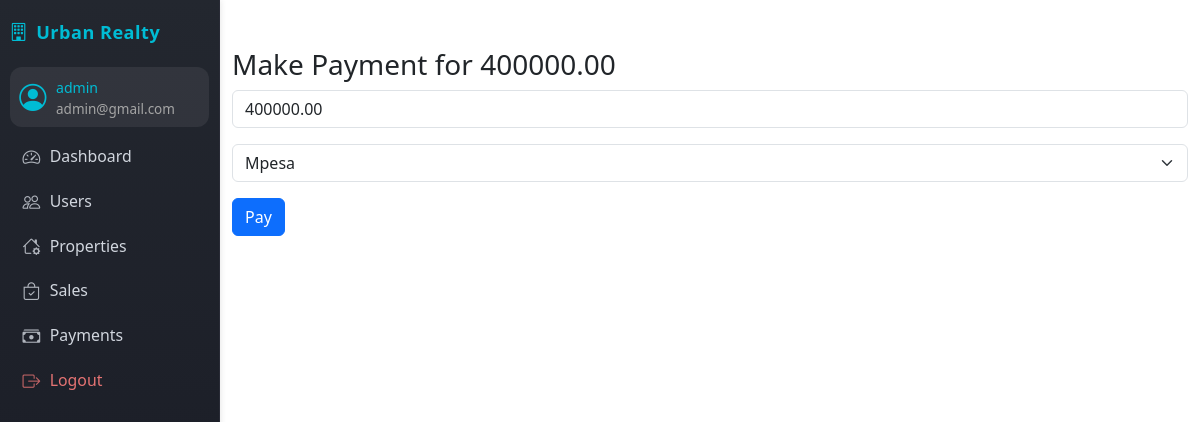
The app's page /payments/make_payment.php?sale_id=1 (signed in) with its own data.
### tables this page shows
CREATE TABLE `users` (
  `id` int(11) NOT NULL AUTO_INCREMENT,
  `username` varchar(100) DEFAULT NULL,
  `password` varchar(255) DEFAULT NULL,
  `email` varchar(100) DEFAULT NULL,
  `role` enum('admin','agent','client') DEFAULT NULL,
  `created_at` datetime DEFAULT current_timestamp(),
  PRIMARY KEY (`id`),
  UNIQUE KEY `username` (`username`),
  UNIQUE KEY `email` (`email`)
);

CREATE TABLE `sales` (
  `id` int(11) NOT NULL AUTO_INCREMENT,
  `property_id` int(11) DEFAULT NULL,
  `client_id` int(11) DEFAULT NULL,
  `agent_id` int(11) DEFAULT NULL,
  `sale_price` decimal(12,2) DEFAULT NULL,
  `sale_date` datetime DEFAULT current_timestamp(),
  PRIMARY KEY (`id`),
  KEY `property_id` (`property_id`),
  KEY `client_id` (`client_id`),
  KEY `agent_id` (`agent_id`),
  CONSTRAINT `sales_ibfk_1` FOREIGN KEY (`property_id`) REFERENCES `properties` (`id`),
  CONSTRAINT `sales_ibfk_2` FOREIGN KEY (`client_id`) REFERENCES `users` (`id`),
  CONSTRAINT `sales_ibfk_3` FOREIGN KEY (`agent_id`) REFERENCES `users` (`id`)
);

### payments/make_payment.php (the view, shortened to what this page needs)
<?php require_once('../includes/auth.php'); require_once('../includes/db.php');
$sale_id=intval($_GET['sale_id']);
$sale=$conn->query("SELECT * FROM sales WHERE id=$sale_id")->fetch_assoc();
?>
<!DOCTYPE html>
<html><head><title>Make Payment</title><link rel="stylesheet" href="../assets/css/bootstrap.min.css"></head>
<body>
    <?php include('../includes/sidebar.php'); ?>
<div class="container mt-5">
    <h3>Make Payment for <?=$sale['sale_price']?></h3>
    <form method="post">
        <div class="mb-3"><input name="amount" class="form-control" value="<?=$sale['sale_price']?>" required></div>
        <div class="mb-3">
            <select name="method" class="form-select">
                <option value="Mpesa">Mpesa</option>
            </select>
        </div>
        <button class="btn btn-primary">Pay</button>
    </form>
</div></body></html>

### includes/sidebar.php (shortened to what this page needs)
<?php
$role = $_SESSION['role'];
$user_id = $_SESSION['user_id'] ?? null;
$user_name = '';
$user_email = '';
if ($user_id) {
    $user_res = $conn->query("SELECT username,email FROM users WHERE id=$user_id");
    if ($user_res && $user_res->num_rows) {
        $u = $user_res->fetch_assoc();
        $user_name = htmlspecialchars($u['username']);
        $user_email = htmlspecialchars($u['email']);
    }
}
?>
<head>
    <link rel="stylesheet" href="https://cdn.jsdelivr.net/npm/bootstrap-icons@1.11.3/font/bootstrap-icons.min.css">
</head>
<nav class="sidebar">
    <div class="sidebar-brand">
        <i class="bi bi-building"></i> Urban Realty
    </div>
    <div class="user-mini-profile mb-2">
        <i class="bi bi-person-circle"></i>
        <div class="user-details">
            <span><?= $user_name ?: ucfirst($role) ?></span>
            <small style="color:#a5a5a5;font-size:0.95em;"><?= $user_email ?></small>
        </div>
    </div>
    <ul class="nav flex-column">
        <?php if($role=='admin'): ?>
            <li><a href="../dashboards/admin_dashboard.php" class="nav-link <?=strpos($_SERVER['PHP_SELF'],'admin_analytics.php')!==false?'active':''?>"><i class="bi bi-speedometer2"></i> Dashboard</a></li>
            <li><a href="../users/manage_users.php" class="nav-link <?=strpos($_SERVER['PHP_SELF'],'manage_users.php')!==false?'active':''?>"><i class="bi bi-people"></i> Users</a></li>
            <li><a href="../properties/manage_properties.php" class="nav-link <?=strpos($_SERVER['PHP_SELF'],'manage_properties.php')!==false?'active':''?>"><i class="bi bi-house-gear"></i> Properties</a></li>
            <li><a href="../sales/view_sales.php" class="nav-link <?=strpos($_SERVER['PHP_SELF'],'view_sales.php')!==false?'active':''?>"><i class="bi bi-bag-check"></i> Sales</a></li>
            <li><a href="../payments/view_payments.php" class="nav-link <?=strpos($_SERVER['PHP_SELF'],'view_payments.php')!==false?'active':''?>"><i class="bi bi-cash-stack"></i> Payments</a></li>
        <?php endif; ?>
        <li><a href="../auth/logout.php" class="nav-link text-danger"><i class="bi bi-box-arrow-right"></i> Logout</a></li>
    </ul>
</nav>

### includes/sidebar.php (style rules this page uses)
.sidebar { position: fixed; top: 0; left: 0; height: 100vh; width: 220px; background: linear-gradient(180deg,#23272f 0,#171923 100%); color: #fff; padding: 1.2rem 0.6rem 1rem 0.6rem; z-index: 1000; border-right: 1px solid #292b36; box-shadow: 1px 0 6px rgba(0,0,0,0.09); display: flex; flex-direction: column; font-size: 0.96rem; overflow-y: auto; min-height: 0; max-height: 100vh; }
.sidebar-brand { font-size: 1.13rem; font-weight: 600; letter-spacing: .5px; margin-bottom: 1.3rem; color: #00bcd4; display: flex; align-items:center; gap: 0.5rem; }
.sidebar .user-mini-profile { background: rgba(255,255,255,0.07); border-radius: .75rem; padding: .6rem .6rem .5rem .6rem; margin-bottom: 1.5rem; font-size: .89rem; display: flex; align-items: center; gap: 0.6rem; }
.sidebar .user-mini-profile .bi-person-circle { font-size: 1.7rem; color: #00bcd4; }
.sidebar .user-mini-profile .user-details span { display: block; color: #00bcd4; font-weight: 500; margin-bottom: 0; font-size: 0.99em; }
.sidebar .nav { flex: 1 1 auto; margin-bottom: 1.4rem; }
.sidebar .nav-link { color: #d1d6de; margin-bottom: .10rem; padding: .52rem 0.8rem; font-size: 0.99rem; border-radius: .6rem; display: flex; align-items: center; gap: .60rem; transition: background .14s, color .13s; font-weight: 500; }
.sidebar .nav-link .bi { font-size: 1.12em; opacity: 0.82; }
.sidebar .nav-link.text-danger { color: #e57373 !important; }
body { margin-left: 220px !important; }

### records on screen
users: username "admin", email "admin@gmail.com"
sales: sale_price "400000.00", amount "400000.00"
